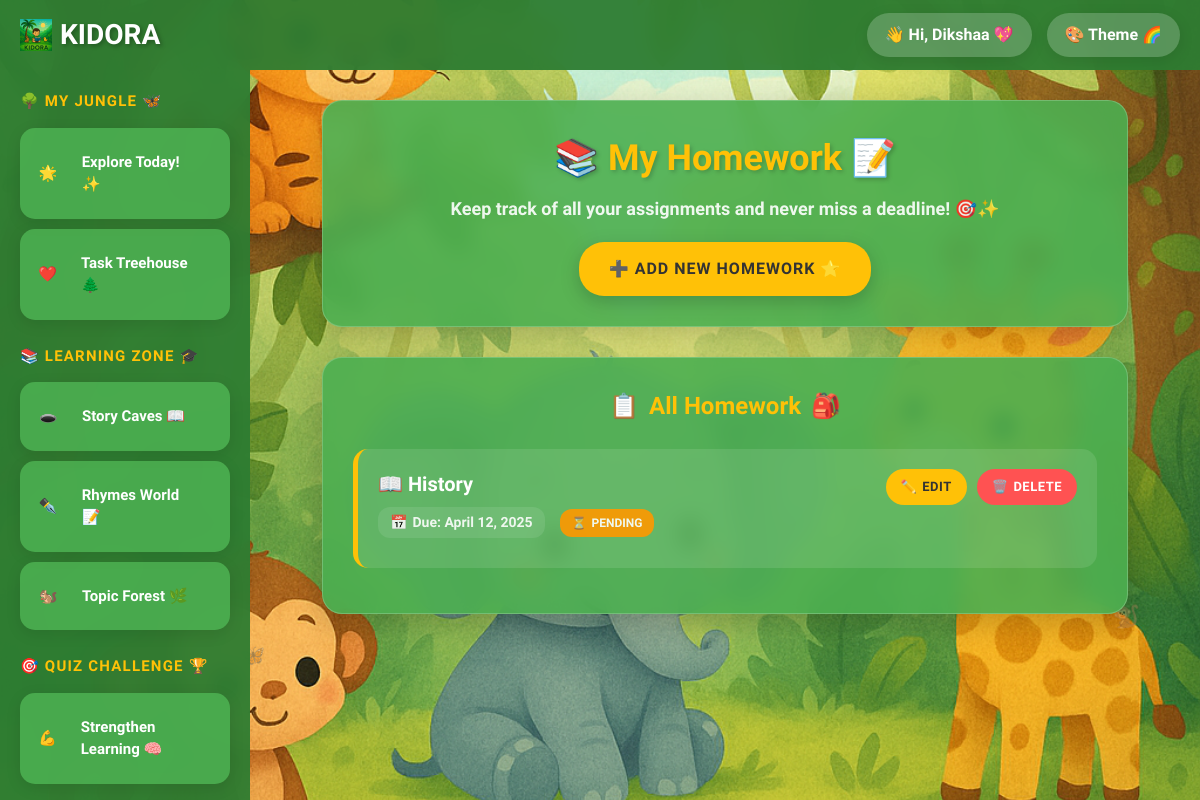
Page /homework/ (signed in) on the committed database.
### homework/models.py (models this page shows, shortened)
class Homework(models.Model):
    user = models.ForeignKey(User, on_delete=models.CASCADE)
    title = models.CharField(max_length=200)
    description = models.TextField()
    due_date = models.DateField()
    completed = models.BooleanField(default=False)

### homework/views.py (the view)
# urls.py: path('', views.homework_list, name='homework_list'),
@login_required
def homework_list(request):
    homeworks = Homework.objects.filter(user=request.user)
    return render(request, 'homework/homework_list.html', {'homeworks': homeworks,  'first_name': request.user.first_name})

### accounts/context_processors.py (called while the page is built)
def coins_context(request):
    coins = 0
    if request.user.is_authenticated:
        profile, created = UserProfile.objects.get_or_create(user=request.user, defaults={'coins': 250})
        if not created and profile.coins == 0:
            profile.coins = 250
            profile.save(update_fields=['coins'])
        coins = profile.coins
    return {'coins': coins}

### templates/homework/homework_list.html (shortened to what this page needs)
{% load static %}
<!DOCTYPE html>
<html lang="en">
<head>
    <link href="https://cdn.jsdelivr.net/npm/bootstrap@5.0.2/dist/css/bootstrap.min.css" rel="stylesheet">
</head>
<body class="theme-jungle">
    <div class="header">
        <div class="logo">
          <img src="{% static 'images/main_logo.jpeg' %}" alt="Kidora Logo" style="height: 32px; width: 32px; vertical-align: middle; margin-right: 8px;">
         <span style="font-weight: bold;"><span class="logo-text"><a href="{% url 'dashboard' %}" style="text-decoration: none; color: white;">  KIDORA</a></span></span>
        </div>
        <div class="header-right">
            <div class="user-info" onclick="toggleUserDropdown()">
                👋 Hi, {{first_name}} 💖
            </div>
            <div class="theme-selector" onclick="toggleThemeDropdown()">
                🎨 Theme 🌈
            </div>
        </div>
    </div>
    <div class="container">
        <div class="jungle-animals">
            <div class="butterfly">🦋</div>
            <div class="butterfly">🦋</div>
            <div class="butterfly">🦋</div>
            <div class="butterfly">🦋</div>
            <div class="monkey">🐒</div>
            <div class="monkey">🐒</div>
            <div class="monkey">🐒</div>
        </div>
        <div class="sidebar">
            <div class="nav-section">
                <div class="nav-title">🌳 My Jungle 🦋</div>
                <div class="nav-item">
                    <div class="nav-icon">🌟</div>
                    <a href="{% url 'dashboard' %}" class="user-option"> Explore Today! ✨ </a>
                </div>
                <div class="nav-item">
                    <div class="nav-icon">❤️</div>
                   <a href="{% url 'homework_list' %}" class="user-option"> Task Treehouse🌲</a>
                </div>
            </div>
            <div class="nav-section">
                <div class="nav-title">📚 Learning Zone 🎓</div>
                <div class="nav-item">
                    <div class="nav-icon">🕳️</div>
                    <a href="{% url 'story_generate' %}" class="user-option">Story Caves 📖</a>
                </div>
                <div class="nav-item">
                    <div class="nav-icon">✒️</div>
                    <a href="{% url 'rhyme_generator' %}" class="user-option">Rhymes World 📝</a>
                </div>
                <div class="nav-item">
                   <div class="nav-icon">🐿️</div>
                   <a href="{% url 'forest' %}" class="user-option"> Topic Forest 🌿</a>
               </div>
            </div>
            <div class="nav-section">
                <div class="nav-title">🎯 Quiz Challenge 🏆</div>
                <div class="nav-item">
                    <div class="nav-icon">💪</div>
                    <a href="{% url 'quiz' %}" class="user-option">Strengthen Learning 🧠</a>
                </div>
            </div>
        </div>
        <div class="main-content">
            <div class="homework-header">
                <div class="homework-title">📚 My Homework 📝</div>
                <div class="homework-subtitle">Keep track of all your assignments and never miss a deadline! 🎯✨</div>
                <a href="{% url 'add_homework' %}" class="add-homework-btn">
                    ➕ Add New Homework 🌟
                </a>
            </div>
            <div class="homework-list">
                <div class="homework-list-title">
                    <span>📋</span> All Homework <span>🎒</span>
                </div>
                <ul class="homework-items">
                    {% for hw in homeworks %}
                        <li class="homework-item">
                            <div class="homework-content">
                                <div class="homework-info">
                                    <div class="homework-title-item">
                                        📖 {{ hw.title }}
                                    </div>
                                    <div class="homework-meta">
                                        <div class="due-date">
                                            <span>📅</span> Due: {{ hw.due_date }}
                                        </div>
                                        <div class="completion-status {% if hw.completed %}status-completed{% else %}status-pending{% endif %}">
                                            {% if hw.completed %}
                                                <span>✅</span> Completed
                                            {% else %}
                                                <span>⏳</span> Pending
                                            {% endif %}
                                        </div>
                                    </div>
                                </div>
                                <div class="homework-actions">
                                    <a href="{% url 'update_homework' hw.pk %}" class="action-btn edit-btn">
                                        <span>✏️</span> Edit
                                    </a>
                                    <a href="{% url 'delete_homework' hw.pk %}" class="action-btn delete-btn">
                                        <span>🗑️</span> Delete
                                    </a>
                                </div>
                            </div>
                        </li>
                    {% empty %}
                        <li class="empty-state">
                    {% endfor %}
                </ul>
            </div>
        </div>
    </div>
</body>
</html>

### rows in the picture
Homework: title "History", due_date "April 12, 2025", completed "PENDING"

### other values in the picture
{{ first_name }} "Dikshaa"
